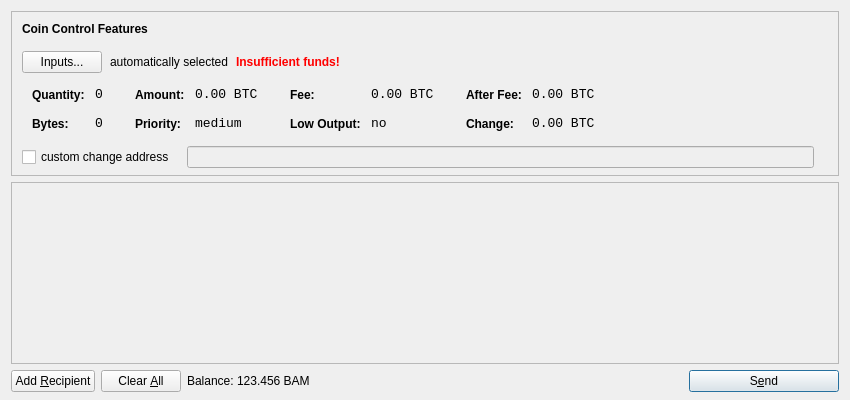
<?xml version="1.0" encoding="UTF-8"?>
<ui version="4.0">
 <class>SendCoinsDialog</class>
 <widget class="QDialog" name="SendCoinsDialog">
  <property name="geometry">
   <rect>
    <x>0</x>
    <y>0</y>
    <width>850</width>
    <height>400</height>
   </rect>
  </property>
  <property name="windowTitle">
   <string>Send Coins</string>
  </property>
  <layout class="QVBoxLayout" name="verticalLayout" stretch="0,1,0">
   <property name="bottomMargin">
    <number>8</number>
   </property>
   <item>
    <widget class="QFrame" name="frameCoinControl">
     <property name="sizePolicy">
      <sizepolicy hsizetype="Expanding" vsizetype="Expanding">
       <horstretch>0</horstretch>
       <verstretch>0</verstretch>
      </sizepolicy>
     </property>
     <property name="maximumSize">
      <size>
       <width>16777215</width>
       <height>16777215</height>
      </size>
     </property>
     <property name="frameShape">
      <enum>QFrame::StyledPanel</enum>
     </property>
     <property name="frameShadow">
      <enum>QFrame::Sunken</enum>
     </property>
     <layout class="QVBoxLayout" name="verticalLayoutCoinControl2">
      <property name="spacing">
       <number>-1</number>
      </property>
      <property name="leftMargin">
       <number>0</number>
      </property>
      <property name="topMargin">
       <number>0</number>
      </property>
      <property name="rightMargin">
       <number>0</number>
      </property>
      <property name="bottomMargin">
       <number>6</number>
      </property>
      <item>
       <layout class="QVBoxLayout" name="verticalLayoutCoinControl" stretch="0,0,0,0,1">
        <property name="spacing">
         <number>0</number>
        </property>
        <property name="leftMargin">
         <number>10</number>
        </property>
        <property name="topMargin">
         <number>10</number>
        </property>
        <item>
         <layout class="QHBoxLayout" name="horizontalLayoutCoinControl1">
          <property name="bottomMargin">
           <number>15</number>
          </property>
          <item>
           <widget class="QLabel" name="labelCoinControlFeatures">
            <property name="sizePolicy">
             <sizepolicy hsizetype="Preferred" vsizetype="Maximum">
              <horstretch>0</horstretch>
              <verstretch>0</verstretch>
             </sizepolicy>
            </property>
            <property name="font">
             <font>
              <weight>75</weight>
              <bold>true</bold>
             </font>
            </property>
            <property name="styleSheet">
             <string notr="true">font-weight:bold;</string>
            </property>
            <property name="text">
             <string>Coin Control Features</string>
            </property>
           </widget>
          </item>
         </layout>
        </item>
        <item>
         <layout class="QHBoxLayout" name="horizontalLayoutCoinControl2" stretch="0,0,0,0">
          <property name="spacing">
           <number>8</number>
          </property>
          <property name="bottomMargin">
           <number>10</number>
          </property>
          <item>
           <widget class="QPushButton" name="pushButtonCoinControl">
            <property name="styleSheet">
             <string notr="true"/>
            </property>
            <property name="text">
             <string>Inputs...</string>
            </property>
           </widget>
          </item>
          <item>
           <widget class="QLabel" name="labelCoinControlAutomaticallySelected">
            <property name="text">
             <string>automatically selected</string>
            </property>
            <property name="margin">
             <number>5</number>
            </property>
           </widget>
          </item>
          <item>
           <widget class="QLabel" name="labelCoinControlInsuffFunds">
            <property name="font">
             <font>
              <weight>75</weight>
              <bold>true</bold>
             </font>
            </property>
            <property name="styleSheet">
             <string notr="true">color:red;font-weight:bold;</string>
            </property>
            <property name="text">
             <string>Insufficient funds!</string>
            </property>
            <property name="margin">
             <number>5</number>
            </property>
           </widget>
          </item>
          <item>
           <spacer name="horizontalSpacerCoinControl">
            <property name="orientation">
             <enum>Qt::Horizontal</enum>
            </property>
            <property name="sizeHint" stdset="0">
             <size>
              <width>40</width>
              <height>1</height>
             </size>
            </property>
           </spacer>
          </item>
         </layout>
        </item>
        <item>
         <widget class="QWidget" name="widgetCoinControl" native="true">
          <property name="sizePolicy">
           <sizepolicy hsizetype="Preferred" vsizetype="Preferred">
            <horstretch>0</horstretch>
            <verstretch>0</verstretch>
           </sizepolicy>
          </property>
          <property name="minimumSize">
           <size>
            <width>0</width>
            <height>0</height>
           </size>
          </property>
          <property name="styleSheet">
           <string notr="true"/>
          </property>
          <layout class="QHBoxLayout" name="horizontalLayoutCoinControl5">
           <property name="margin">
            <number>0</number>
           </property>
           <item>
            <layout class="QHBoxLayout" name="horizontalLayoutCoinControl3" stretch="0,0,0,1">
             <property name="spacing">
              <number>20</number>
             </property>
             <property name="topMargin">
              <number>0</number>
             </property>
             <property name="bottomMargin">
              <number>10</number>
             </property>
             <item>
              <layout class="QFormLayout" name="formLayoutCoinControl1">
               <property name="horizontalSpacing">
                <number>10</number>
               </property>
               <property name="verticalSpacing">
                <number>14</number>
               </property>
               <property name="leftMargin">
                <number>10</number>
               </property>
               <property name="topMargin">
                <number>4</number>
               </property>
               <property name="rightMargin">
                <number>6</number>
               </property>
               <item row="0" column="0">
                <widget class="QLabel" name="labelCoinControlQuantityText">
                 <property name="styleSheet">
                  <string notr="true">font-weight:bold;</string>
                 </property>
                 <property name="text">
                  <string>Quantity:</string>
                 </property>
                 <property name="margin">
                  <number>0</number>
                 </property>
                </widget>
               </item>
               <item row="0" column="1">
                <widget class="QLabel" name="labelCoinControlQuantity">
                 <property name="font">
                  <font>
                   <family>Monospace</family>
                   <pointsize>10</pointsize>
                  </font>
                 </property>
                 <property name="cursor">
                  <cursorShape>IBeamCursor</cursorShape>
                 </property>
                 <property name="contextMenuPolicy">
                  <enum>Qt::ActionsContextMenu</enum>
                 </property>
                 <property name="text">
                  <string notr="true">0</string>
                 </property>
                 <property name="margin">
                  <number>0</number>
                 </property>
                 <property name="textInteractionFlags">
                  <set>Qt::LinksAccessibleByMouse|Qt::TextSelectableByKeyboard|Qt::TextSelectableByMouse</set>
                 </property>
                </widget>
               </item>
               <item row="1" column="0">
                <widget class="QLabel" name="labelCoinControlBytesText">
                 <property name="styleSheet">
                  <string notr="true">font-weight:bold;</string>
                 </property>
                 <property name="text">
                  <string>Bytes:</string>
                 </property>
                </widget>
               </item>
               <item row="1" column="1">
                <widget class="QLabel" name="labelCoinControlBytes">
                 <property name="font">
                  <font>
                   <family>Monospace</family>
                   <pointsize>10</pointsize>
                  </font>
                 </property>
                 <property name="cursor">
                  <cursorShape>IBeamCursor</cursorShape>
                 </property>
                 <property name="contextMenuPolicy">
                  <enum>Qt::ActionsContextMenu</enum>
                 </property>
                 <property name="text">
                  <string notr="true">0</string>
                 </property>
                 <property name="textInteractionFlags">
                  <set>Qt::LinksAccessibleByMouse|Qt::TextSelectableByKeyboard|Qt::TextSelectableByMouse</set>
                 </property>
                </widget>
               </item>
              </layout>
             </item>
             <item>
              <layout class="QFormLayout" name="formLayoutCoinControl2">
               <property name="horizontalSpacing">
                <number>10</number>
               </property>
               <property name="verticalSpacing">
                <number>14</number>
               </property>
               <property name="leftMargin">
                <number>6</number>
               </property>
               <property name="topMargin">
                <number>4</number>
               </property>
               <property name="rightMargin">
                <number>6</number>
               </property>
               <item row="0" column="0">
                <widget class="QLabel" name="labelCoinControlAmountText">
                 <property name="styleSheet">
                  <string notr="true">font-weight:bold;</string>
                 </property>
                 <property name="text">
                  <string>Amount:</string>
                 </property>
                 <property name="margin">
                  <number>0</number>
                 </property>
                </widget>
               </item>
               <item row="0" column="1">
                <widget class="QLabel" name="labelCoinControlAmount">
                 <property name="font">
                  <font>
                   <family>Monospace</family>
                   <pointsize>10</pointsize>
                  </font>
                 </property>
                 <property name="cursor">
                  <cursorShape>IBeamCursor</cursorShape>
                 </property>
                 <property name="contextMenuPolicy">
                  <enum>Qt::ActionsContextMenu</enum>
                 </property>
                 <property name="text">
                  <string notr="true">0.00 BTC</string>
                 </property>
                 <property name="textInteractionFlags">
                  <set>Qt::LinksAccessibleByMouse|Qt::TextSelectableByKeyboard|Qt::TextSelectableByMouse</set>
                 </property>
                </widget>
               </item>
               <item row="1" column="0">
                <widget class="QLabel" name="labelCoinControlPriorityText">
                 <property name="styleSheet">
                  <string notr="true">font-weight:bold;</string>
                 </property>
                 <property name="text">
                  <string>Priority:</string>
                 </property>
                </widget>
               </item>
               <item row="1" column="1">
                <widget class="QLabel" name="labelCoinControlPriority">
                 <property name="font">
                  <font>
                   <family>Monospace</family>
                   <pointsize>10</pointsize>
                  </font>
                 </property>
                 <property name="cursor">
                  <cursorShape>IBeamCursor</cursorShape>
                 </property>
                 <property name="contextMenuPolicy">
                  <enum>Qt::ActionsContextMenu</enum>
                 </property>
                 <property name="text">
                  <string>medium</string>
                 </property>
                 <property name="textInteractionFlags">
                  <set>Qt::LinksAccessibleByMouse|Qt::TextSelectableByKeyboard|Qt::TextSelectableByMouse</set>
                 </property>
                </widget>
               </item>
              </layout>
             </item>
             <item>
              <layout class="QFormLayout" name="formLayoutCoinControl3">
               <property name="horizontalSpacing">
                <number>10</number>
               </property>
               <property name="verticalSpacing">
                <number>14</number>
               </property>
               <property name="leftMargin">
                <number>6</number>
               </property>
               <property name="topMargin">
                <number>4</number>
               </property>
               <property name="rightMargin">
                <number>6</number>
               </property>
               <item row="0" column="0">
                <widget class="QLabel" name="labelCoinControlFeeText">
                 <property name="styleSheet">
                  <string notr="true">font-weight:bold;</string>
                 </property>
                 <property name="text">
                  <string>Fee:</string>
                 </property>
                 <property name="margin">
                  <number>0</number>
                 </property>
                </widget>
               </item>
               <item row="0" column="1">
                <widget class="QLabel" name="labelCoinControlFee">
                 <property name="font">
                  <font>
                   <family>Monospace</family>
                   <pointsize>10</pointsize>
                  </font>
                 </property>
                 <property name="cursor">
                  <cursorShape>IBeamCursor</cursorShape>
                 </property>
                 <property name="contextMenuPolicy">
                  <enum>Qt::ActionsContextMenu</enum>
                 </property>
                 <property name="text">
                  <string notr="true">0.00 BTC</string>
                 </property>
                 <property name="textInteractionFlags">
                  <set>Qt::LinksAccessibleByMouse|Qt::TextSelectableByKeyboard|Qt::TextSelectableByMouse</set>
                 </property>
                </widget>
               </item>
               <item row="1" column="0">
                <widget class="QLabel" name="labelCoinControlLowOutputText">
                 <property name="styleSheet">
                  <string notr="true">font-weight:bold;</string>
                 </property>
                 <property name="text">
                  <string>Low Output:</string>
                 </property>
                </widget>
               </item>
               <item row="1" column="1">
                <widget class="QLabel" name="labelCoinControlLowOutput">
                 <property name="font">
                  <font>
                   <family>Monospace</family>
                   <pointsize>10</pointsize>
                  </font>
                 </property>
                 <property name="cursor">
                  <cursorShape>IBeamCursor</cursorShape>
                 </property>
                 <property name="contextMenuPolicy">
                  <enum>Qt::ActionsContextMenu</enum>
                 </property>
                 <property name="text">
                  <string>no</string>
                 </property>
                 <property name="textInteractionFlags">
                  <set>Qt::LinksAccessibleByMouse|Qt::TextSelectableByKeyboard|Qt::TextSelectableByMouse</set>
                 </property>
                </widget>
               </item>
              </layout>
             </item>
             <item>
              <layout class="QFormLayout" name="formLayoutCoinControl4">
               <property name="horizontalSpacing">
                <number>10</number>
               </property>
               <property name="verticalSpacing">
                <number>14</number>
               </property>
               <property name="leftMargin">
                <number>6</number>
               </property>
               <property name="topMargin">
                <number>4</number>
               </property>
               <property name="rightMargin">
                <number>6</number>
               </property>
               <item row="0" column="0">
                <widget class="QLabel" name="labelCoinControlAfterFeeText">
                 <property name="styleSheet">
                  <string notr="true">font-weight:bold;</string>
                 </property>
                 <property name="text">
                  <string>After Fee:</string>
                 </property>
                 <property name="margin">
                  <number>0</number>
                 </property>
                </widget>
               </item>
               <item row="0" column="1">
                <widget class="QLabel" name="labelCoinControlAfterFee">
                 <property name="font">
                  <font>
                   <family>Monospace</family>
                   <pointsize>10</pointsize>
                  </font>
                 </property>
                 <property name="cursor">
                  <cursorShape>IBeamCursor</cursorShape>
                 </property>
                 <property name="contextMenuPolicy">
                  <enum>Qt::ActionsContextMenu</enum>
                 </property>
                 <property name="text">
                  <string notr="true">0.00 BTC</string>
                 </property>
                 <property name="textInteractionFlags">
                  <set>Qt::LinksAccessibleByMouse|Qt::TextSelectableByKeyboard|Qt::TextSelectableByMouse</set>
                 </property>
                </widget>
               </item>
               <item row="1" column="0">
                <widget class="QLabel" name="labelCoinControlChangeText">
                 <property name="styleSheet">
                  <string notr="true">font-weight:bold;</string>
                 </property>
                 <property name="text">
                  <string>Change:</string>
                 </property>
                </widget>
               </item>
               <item row="1" column="1">
                <widget class="QLabel" name="labelCoinControlChange">
                 <property name="font">
                  <font>
                   <family>Monospace</family>
                   <pointsize>10</pointsize>
                  </font>
                 </property>
                 <property name="cursor">
                  <cursorShape>IBeamCursor</cursorShape>
                 </property>
                 <property name="contextMenuPolicy">
                  <enum>Qt::ActionsContextMenu</enum>
                 </property>
                 <property name="text">
                  <string notr="true">0.00 BTC</string>
                 </property>
                 <property name="textInteractionFlags">
                  <set>Qt::LinksAccessibleByMouse|Qt::TextSelectableByKeyboard|Qt::TextSelectableByMouse</set>
                 </property>
                </widget>
               </item>
              </layout>
             </item>
            </layout>
           </item>
          </layout>
         </widget>
        </item>
        <item>
         <layout class="QHBoxLayout" name="horizontalLayoutCoinControl4" stretch="0,0,0">
          <property name="spacing">
           <number>12</number>
          </property>
          <property name="sizeConstraint">
           <enum>QLayout::SetDefaultConstraint</enum>
          </property>
          <property name="topMargin">
           <number>5</number>
          </property>
          <property name="rightMargin">
           <number>5</number>
          </property>
          <item>
           <widget class="QCheckBox" name="checkBoxCoinControlChange">
            <property name="text">
             <string>custom change address</string>
            </property>
           </widget>
          </item>
          <item>
           <widget class="QLineEdit" name="lineEditCoinControlChange">
            <property name="enabled">
             <bool>false</bool>
            </property>
            <property name="sizePolicy">
             <sizepolicy hsizetype="Expanding" vsizetype="Fixed">
              <horstretch>0</horstretch>
              <verstretch>0</verstretch>
             </sizepolicy>
            </property>
           </widget>
          </item>
          <item>
           <widget class="QLabel" name="labelCoinControlChangeLabel">
            <property name="sizePolicy">
             <sizepolicy hsizetype="Preferred" vsizetype="Expanding">
              <horstretch>0</horstretch>
              <verstretch>0</verstretch>
             </sizepolicy>
            </property>
            <property name="minimumSize">
             <size>
              <width>0</width>
              <height>0</height>
             </size>
            </property>
            <property name="text">
             <string/>
            </property>
            <property name="margin">
             <number>3</number>
            </property>
           </widget>
          </item>
         </layout>
        </item>
        <item>
         <spacer name="verticalSpacerCoinControl">
          <property name="orientation">
           <enum>Qt::Vertical</enum>
          </property>
          <property name="sizeHint" stdset="0">
           <size>
            <width>800</width>
            <height>1</height>
           </size>
          </property>
         </spacer>
        </item>
       </layout>
      </item>
     </layout>
    </widget>
   </item>
   <item>
    <widget class="QScrollArea" name="scrollArea">
     <property name="widgetResizable">
      <bool>true</bool>
     </property>
     <widget class="QWidget" name="scrollAreaWidgetContents">
      <property name="geometry">
       <rect>
        <x>0</x>
        <y>0</y>
        <width>830</width>
        <height>165</height>
       </rect>
      </property>
      <layout class="QVBoxLayout" name="verticalLayout_2">
       <property name="margin">
        <number>0</number>
       </property>
       <item>
        <layout class="QVBoxLayout" name="entries">
         <property name="spacing">
          <number>6</number>
         </property>
        </layout>
       </item>
       <item>
        <spacer name="verticalSpacer">
         <property name="orientation">
          <enum>Qt::Vertical</enum>
         </property>
         <property name="sizeHint" stdset="0">
          <size>
           <width>20</width>
           <height>40</height>
          </size>
         </property>
        </spacer>
       </item>
      </layout>
     </widget>
    </widget>
   </item>
   <item>
    <layout class="QHBoxLayout" name="horizontalLayout">
     <item>
      <widget class="QPushButton" name="addButton">
       <property name="toolTip">
        <string>Send to multiple recipients at once</string>
       </property>
       <property name="text">
        <string>Add &amp;Recipient</string>
       </property>
       <property name="icon">
        <iconset resource="../bitcoin.qrc">
         <normaloff>:/icons/add</normaloff>:/icons/add</iconset>
       </property>
       <property name="autoDefault">
        <bool>false</bool>
       </property>
      </widget>
     </item>
     <item>
      <widget class="QPushButton" name="clearButton">
       <property name="sizePolicy">
        <sizepolicy hsizetype="Minimum" vsizetype="Fixed">
         <horstretch>0</horstretch>
         <verstretch>0</verstretch>
        </sizepolicy>
       </property>
       <property name="toolTip">
        <string>Remove all transaction fields</string>
       </property>
       <property name="text">
        <string>Clear &amp;All</string>
       </property>
       <property name="icon">
        <iconset resource="../bitcoin.qrc">
         <normaloff>:/icons/remove</normaloff>:/icons/remove</iconset>
       </property>
       <property name="autoRepeatDelay">
        <number>300</number>
       </property>
       <property name="autoDefault">
        <bool>false</bool>
       </property>
      </widget>
     </item>
     <item>
      <layout class="QHBoxLayout" name="horizontalLayout_2">
       <property name="spacing">
        <number>3</number>
       </property>
       <item>
        <widget class="QLabel" name="label">
         <property name="text">
          <string>Balance:</string>
         </property>
        </widget>
       </item>
       <item>
        <widget class="QLabel" name="labelBalance">
         <property name="cursor">
          <cursorShape>IBeamCursor</cursorShape>
         </property>
         <property name="text">
          <string>123.456 BAM</string>
         </property>
         <property name="textInteractionFlags">
          <set>Qt::LinksAccessibleByMouse|Qt::TextSelectableByKeyboard|Qt::TextSelectableByMouse</set>
         </property>
        </widget>
       </item>
      </layout>
     </item>
     <item>
      <spacer name="horizontalSpacer">
       <property name="orientation">
        <enum>Qt::Horizontal</enum>
       </property>
       <property name="sizeHint" stdset="0">
        <size>
         <width>40</width>
         <height>20</height>
        </size>
       </property>
      </spacer>
     </item>
     <item>
      <widget class="QPushButton" name="sendButton">
       <property name="minimumSize">
        <size>
         <width>150</width>
         <height>0</height>
        </size>
       </property>
       <property name="toolTip">
        <string>Confirm the send action</string>
       </property>
       <property name="text">
        <string>S&amp;end</string>
       </property>
       <property name="icon">
        <iconset resource="../bitcoin.qrc">
         <normaloff>:/icons/send</normaloff>:/icons/send</iconset>
       </property>
       <property name="default">
        <bool>true</bool>
       </property>
      </widget>
     </item>
    </layout>
   </item>
  </layout>
 </widget>
 <resources>
  <include location="../bitcoin.qrc"/>
 </resources>
 <connections/>
</ui>
